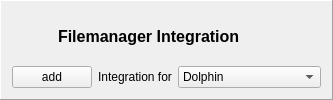
               <widget class="QFrame" name="contextMenuFrame">
                <property name="frameShape">
                 <enum>QFrame::Shape::Panel</enum>
                </property>
                <property name="frameShadow">
                 <enum>QFrame::Shadow::Raised</enum>
                </property>
                <layout class="QGridLayout" name="gridLayout_12">
                 <item row="0" column="0" colspan="3">
                  <layout class="QHBoxLayout" name="horizontalLayout_8">
                   <item>
                    <widget class="QPushButton" name="pushButton">
                     <property name="text">
                      <string/>
                     </property>
                     <property name="icon">
                      <iconset resource="../resources.qrc">
                       <normaloff>:/icons/icons/homefolder.png</normaloff>:/icons/icons/homefolder.png</iconset>
                     </property>
                     <property name="iconSize">
                      <size>
                       <width>36</width>
                       <height>36</height>
                      </size>
                     </property>
                     <property name="flat">
                      <bool>true</bool>
                     </property>
                    </widget>
                   </item>
                   <item>
                    <widget class="QLabel" name="label_5">
                     <property name="font">
                      <font>
                       <pointsize>12</pointsize>
                       <bold>true</bold>
                      </font>
                     </property>
                     <property name="text">
                      <string>Filemanager Integration</string>
                     </property>
                    </widget>
                   </item>
                   <item>
                    <spacer name="horizontalSpacer_2">
                     <property name="orientation">
                      <enum>Qt::Orientation::Horizontal</enum>
                     </property>
                     <property name="sizeHint" stdset="0">
                      <size>
                       <width>40</width>
                       <height>20</height>
                      </size>
                     </property>
                    </spacer>
                   </item>
                  </layout>
                 </item>
                 <item row="1" column="0">
                  <widget class="QPushButton" name="addIntegrationPushButton">
                   <property name="text">
                    <string>add</string>
                   </property>
                   <property name="icon">
                    <iconset resource="../resources.qrc">
                     <normaloff>:/icons/icons/add.png</normaloff>:/icons/icons/add.png</iconset>
                   </property>
                  </widget>
                 </item>
                 <item row="1" column="1">
                  <widget class="QLabel" name="filemanagerIntegrationLabel">
                   <property name="text">
                    <string>Integration for</string>
                   </property>
                  </widget>
                 </item>
                 <item row="1" column="2">
                  <widget class="QComboBox" name="filemanagerComboBox">
                   <item>
                    <property name="text">
                     <string>Dolphin</string>
                    </property>
                   </item>
                   <item>
                    <property name="text">
                     <string>Nemo</string>
                    </property>
                   </item>
                   <item>
                    <property name="text">
                     <string>GNome Commander</string>
                    </property>
                   </item>
                  </widget>
                 </item>
                </layout>
               </widget>
